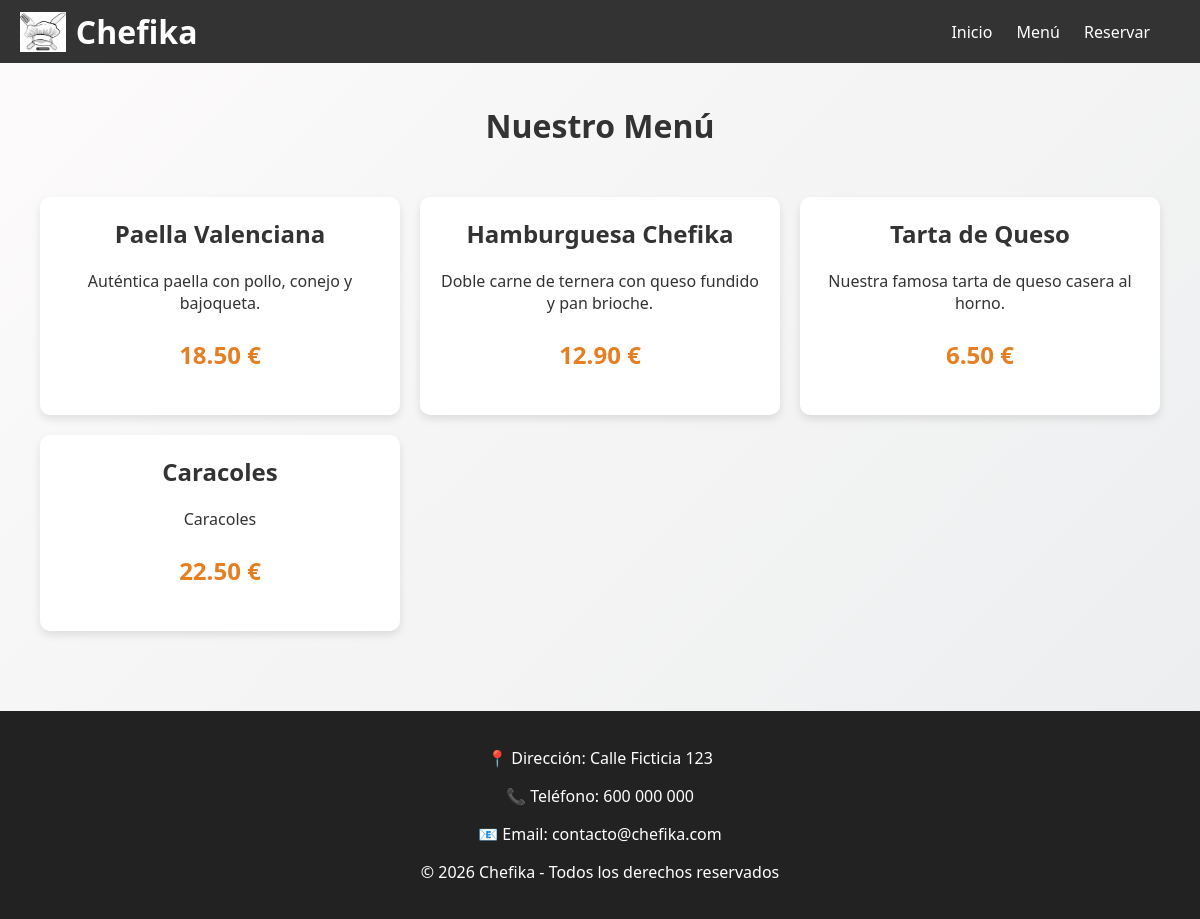
Page /menu.php on the committed database.
### tables this page shows
CREATE TABLE `platos` (
  `id` int(11) NOT NULL,
  `nombre` varchar(100) NOT NULL,
  `descripcion` text DEFAULT NULL,
  `precio` decimal(10,2) NOT NULL,
  `imagen` varchar(255) DEFAULT 'default.jpg'
);

### menu.php (the view)
<?php
require_once 'conexion.php';
$sql = "SELECT * FROM platos";
$result = $conn->query($sql);
include 'header.php';
?>
<main style="padding: 20px; text-align: center;">
    <h1 style="margin-bottom: 30px;">Nuestro Menú</h1>
    <div class="menu-grid">
        <?php while($row = $result->fetch_assoc()): ?>
            <div class="menu-card">
                <h2><?php echo htmlspecialchars($row['nombre']); ?></h2>
                <p><?php echo htmlspecialchars($row['descripcion']); ?></p>
                <p class="precio"><?php echo htmlspecialchars($row['precio']); ?> €</p>
            </div>
        <?php endwhile; ?>
    </div>
</main>
<?php
include 'footer.php';
?>

### header.php (shortened to what this page needs)
<!DOCTYPE html>
<html lang="es">
<head>
    <link rel="stylesheet" href="css/style.css">
</head>
<body>
    <header>
        <img src="imgs/gorro-chef.png" alt="Logo" id="Logo">
        <h1>Chefika</h1>
        <nav style="margin-left: auto; padding-right: 20px;">
            <a href="index.php" style="color: white; margin: 0 10px; text-decoration: none;">Inicio</a>
            <a href="menu.php" style="color: white; margin: 0 10px; text-decoration: none;">Menú</a>
            <a href="reserva.php" style="color: white; margin: 0 10px; text-decoration: none;">Reservar</a>
        </nav>
    </header>

### footer.php
<footer>
        <p>📍 Dirección: Calle Ficticia 123</p>
        <p>📞 Teléfono: 600 000 000</p>
        <p>📧 Email: contacto@chefika.com</p>
        <p>© 2026 Chefika - Todos los derechos reservados</p>
    </footer>
</body>
</html>

### css/style.css (style rules this page uses)
body { font-family: 'Segoe UI', Arial, sans-serif; margin: 0; padding: 0; background: linear-gradient(135deg, #fdfbfb 0%, #ebedee 100%); color: #333; }
header { background-color: #333; color: white; padding: 10px 20px; display: flex; align-items: center; }
header img { height: 40px; margin-right: 10px; }
header h1 { margin: 0; }
footer { background-color: #222; color: white; text-align: center; padding: 20px; margin-top: 40px; }
.menu-grid { display: grid; grid-template-columns: repeat(auto-fit, minmax(300px, 1fr)); gap: 20px; padding: 20px; max-width: 1200px; margin: 0 auto; }
.menu-card { background-color: white; border-radius: 10px; padding: 20px; box-shadow: 0 4px 8px rgba(0,0,0,0.1); text-align: center; transition: transform 0.3s ease; }
.menu-card h2 { color: #333; margin-top: 0; }
.menu-card .precio { font-size: 1.5em; color: #e67e22; font-weight: bold; }

### rows in the picture
platos: nombre "Paella Valenciana", descripcion "Auténtica paella con pollo, conejo y bajoqueta.", precio "18.50"
platos: nombre "Hamburguesa Chefika", descripcion "Doble carne de ternera con queso fundido y pan brioche.", precio "12.90"
platos: nombre "Tarta de Queso", descripcion "Nuestra famosa tarta de queso casera al horno.", precio "6.50"
platos: nombre "Caracoles", descripcion "Caracoles", precio "22.50"
